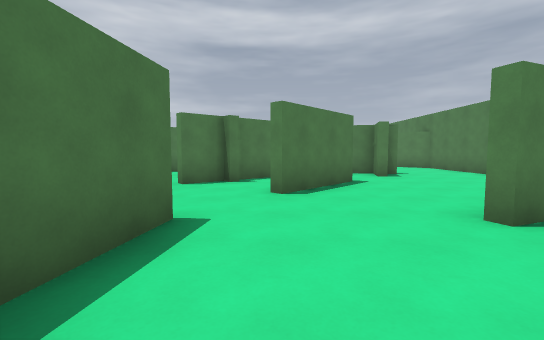
View 1 (above)

24 first-person views from a walk through a Godot game level. The camera is 1.4 m above the floor, tilts 4° down and sees 90° across. The floor is counted in squares, 2 m on a side. Each view is taken from the middle of a square. On the plan, view 1 faces up. The plan holds only what a view shows up to about 9 squares ahead; the rest is blank. The place goes on beyond the plan. Characters and animated objects are left out.

View 2
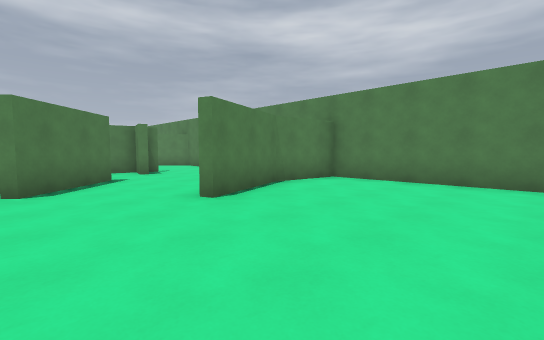

View 3
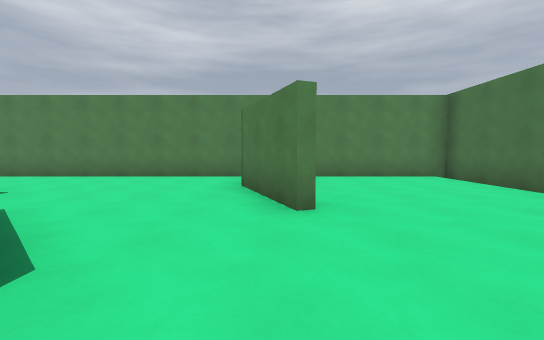

View 4
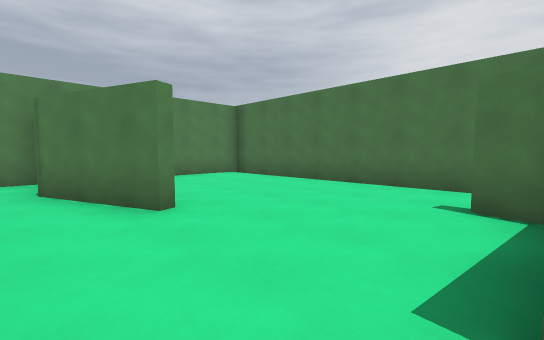

View 5
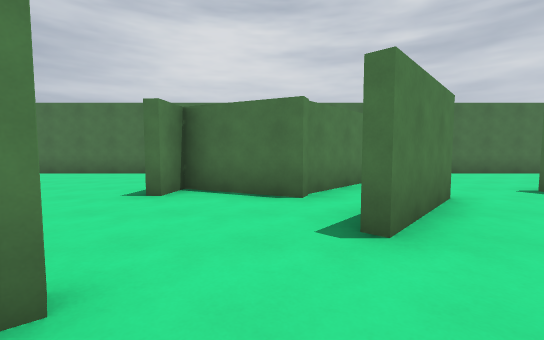

View 6
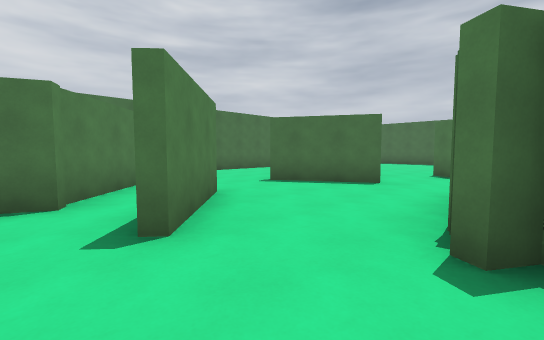

View 7
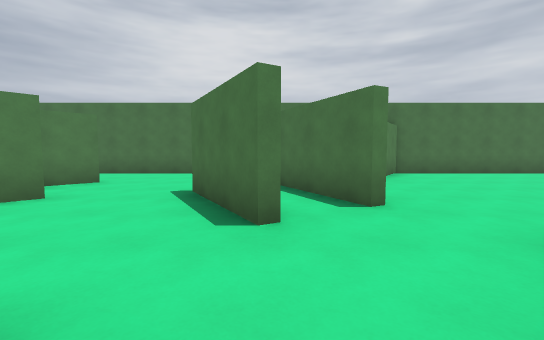

View 8
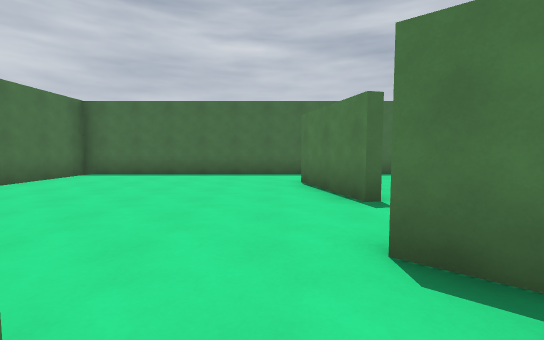

View 9
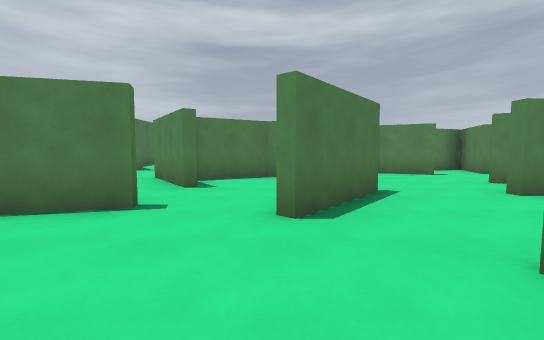

View 10
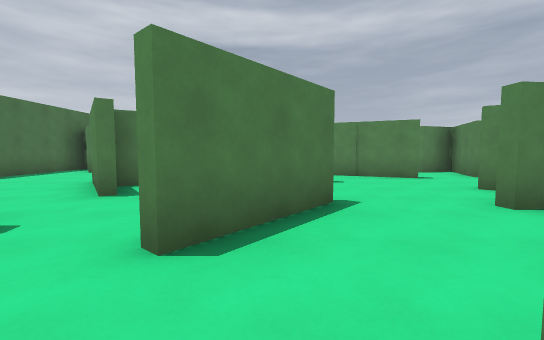

View 11
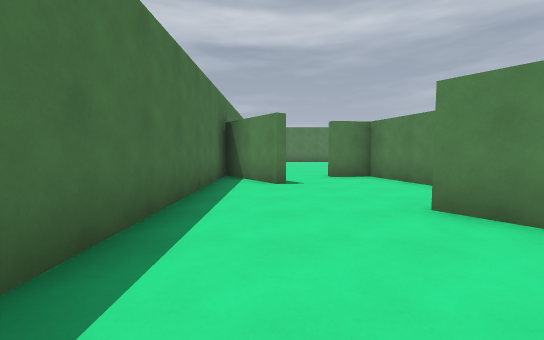

View 12
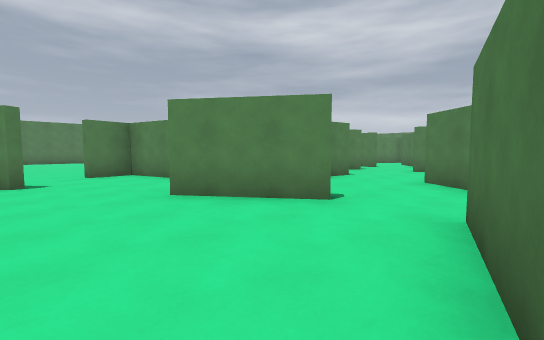

View 13
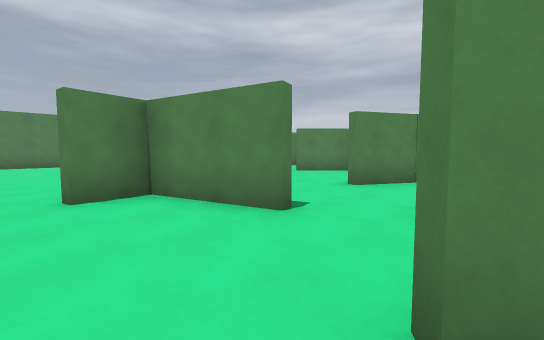

View 14
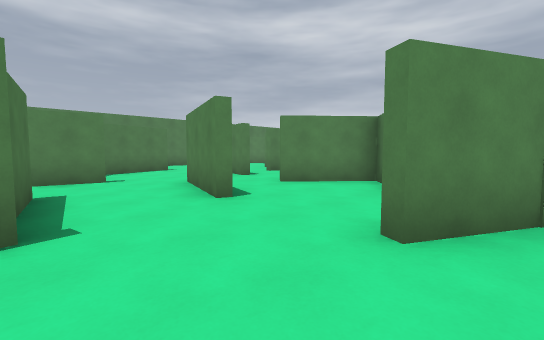

View 15
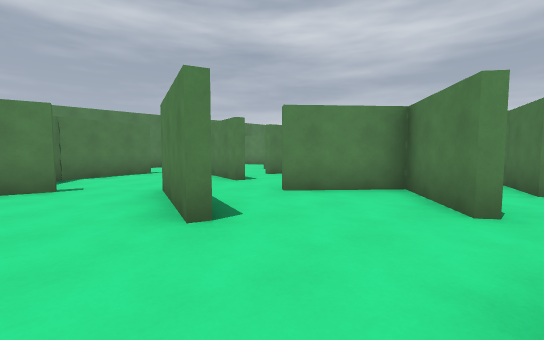

View 16
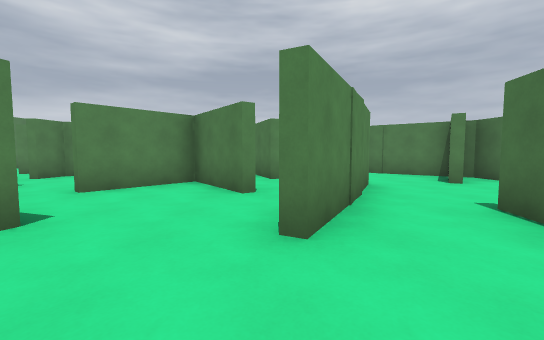

View 17
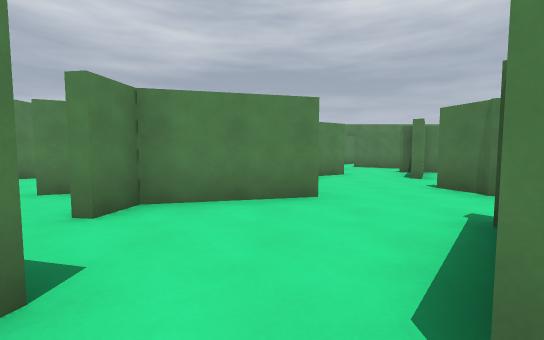

View 18
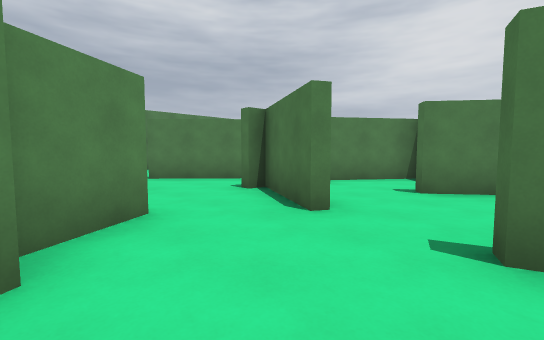

View 19
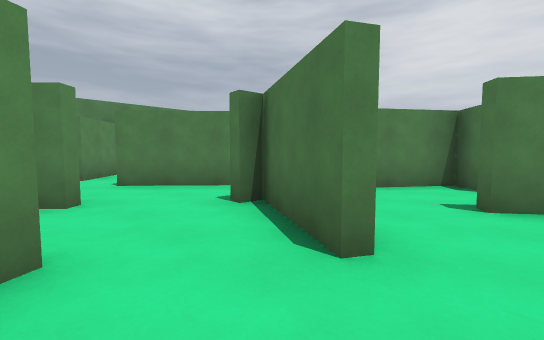

View 20
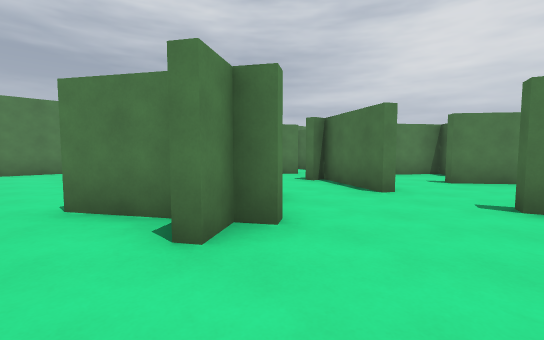

View 21
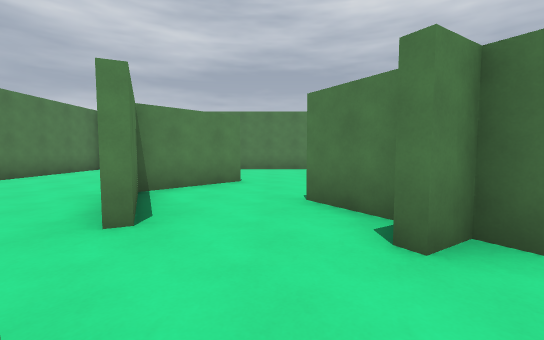

View 22
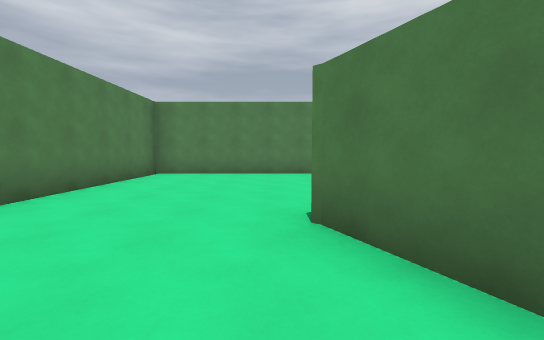

View 23
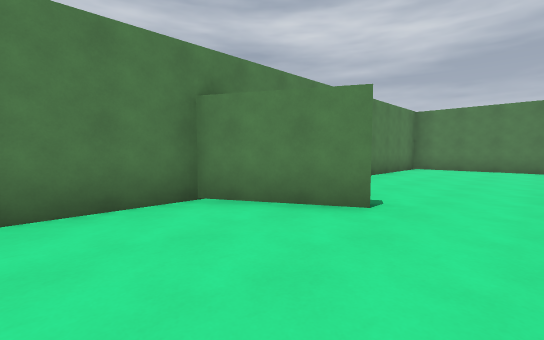

View 24
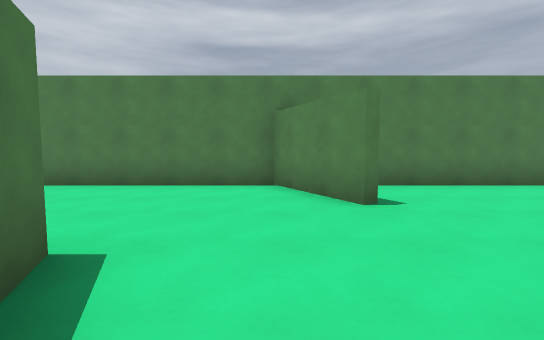

### Floor plan
Ten units are one square. View 1 is at (0, 0); x grows to the right and y downward. Boxes are objects, and circles mark ways between rooms. Rooms are numbered by the first view taken in them; rooms with no view inside come last. Other rooms are left out.
<svg viewBox="-188 -241 257 263">
<path fill="none" stroke="#000" d="M-11 -4 -4 -2M-2 17 64 17 64 -31 45 -33 22 -25M-10 -29 -12 -11M8 -50 1 -43M-11 -63 -19 -57M0 -73 -8 -66M-54 -71 -49 -67M-49 -39 -39 -49M-35 -30 -14 -20M-101 -68 -118 -48M-77 -62 -82 -62M-98 -90 -121 -94M-112 -59 -103 -69M-81 -103 -92 -109M-136 -53 -161 -47M-183 -50 -183 17 -130 17 -122 6M-136 -71 -151 -92M-159 -50 -138 -55M-137 -110 -143 -135 -155 -133M-169 -117 -183 -137 -183 -73M-121 -94 -141 -83M-105 -94 -97 -93M-92 -109 -109 -118M-113 -179 -127 -181M-80 -171 -76 -188M-108 -144 -99 -169M-127 -163 -129 -149M-99 -204 -110 -200M-22 -125 -10 -118M-19 -154 -23 -160M-9 -138 -16 -150M-14 -157 -1 -165M-23 -151 -19 -154M6 -193 -15 -183M-45 -198 -42 -191M-46 -193 -48 -197M-17 -214 -29 -236 -78 -236M-86 -209 -99 -204M29 -75 32 -84 24 -86M19 -63 8 -50M64 -34 64 -105M20 -27 45 -36M59 -116 46 -127M-48 -152 -55 -177 -62 -178M-62 -120 -38 -129M-73 -98 -81 -103M-56 -102 -50 -121M-54 -120 -62 -118M-56 -70 -45 -86M-66 -66 -58 -67M-89 -45 -76 -22M-57 -30 -49 -39M-86 -124 -68 -138 -85 -152M10 -134 14 -138M23 -177 6 -193M-10 -118 -2 -113M-3 -106 -2 -111M-2 -113 -1 -117M-18 -75 -4 -94M-46 -86 -25 -102"/>
<circle cx="-20" cy="-45" r="3" fill="#2a7"/>
<circle cx="20" cy="-40" r="3" fill="#2a7"/>
<circle cx="-50" cy="-55" r="3" fill="#2a7"/>
<circle cx="-100" cy="-40" r="3" fill="#2a7"/>
<circle cx="-110" cy="-75" r="3" fill="#2a7"/>
<circle cx="-100" cy="-100" r="3" fill="#2a7"/>
<circle cx="-80" cy="-90" r="3" fill="#2a7"/>
<circle cx="-80" cy="-55" r="3" fill="#2a7"/>
<circle cx="-125" cy="-50" r="3" fill="#2a7"/>
<circle cx="-175" cy="-50" r="3" fill="#2a7"/>
<circle cx="-140" cy="-105" r="3" fill="#2a7"/>
<circle cx="-115" cy="-155" r="3" fill="#2a7"/>
<circle cx="-100" cy="-135" r="3" fill="#2a7"/>
<circle cx="-90" cy="-200" r="3" fill="#2a7"/>
<circle cx="-80" cy="-165" r="3" fill="#2a7"/>
<circle cx="-90" cy="-150" r="3" fill="#2a7"/>
<circle cx="-35" cy="-160" r="3" fill="#2a7"/>
<circle cx="-50" cy="-145" r="3" fill="#2a7"/>
<circle cx="0" cy="-130" r="3" fill="#2a7"/>
<circle cx="-30" cy="-120" r="3" fill="#2a7"/>
<circle cx="-25" cy="-190" r="3" fill="#2a7"/>
<circle cx="-5" cy="-175" r="3" fill="#2a7"/>
<circle cx="-70" cy="-180" r="3" fill="#2a7"/>
<circle cx="-80" cy="-120" r="3" fill="#2a7"/>
<circle cx="-30" cy="-110" r="3" fill="#2a7"/>
<text x="20" y="-10">1</text>
<text x="-30" y="-60">2</text>
<text x="-90" y="-70">3</text>
<text x="-150" y="-20">4</text>
<text x="-160" y="-80">5</text>
<text x="-120" y="-120">6</text>
<text x="-100" y="-170">7</text>
<text x="-30" y="-140">8</text>
<text x="-20" y="-170">9</text>
<text x="-50" y="-210">10</text>
<text x="40" y="-70">11</text>
<text x="-60" y="-150">12</text>
<text x="-70" y="-100">13</text>
<text x="-70" y="-50">14</text>
<text x="-90" y="-130">15</text>
<text x="10" y="-150">16</text>
<text x="-20" y="-100">17</text>
<text x="-40" y="-110">18</text>
</svg>
Room 1 opens to room 2. Room 1 opens to room 11. Room 2 opens to room 14. Room 3 opens to room 4. Room 3 opens to room 5. Room 3 opens to room 6. Room 3 opens to room 13. Room 3 opens to room 14. Room 4 opens to room 5. Room 5 opens to room 6. Room 6 opens to room 7. Room 6 opens to room 15. Room 7 opens to room 10. Room 7 opens to room 12. Room 7 opens to room 15. Room 8 opens to room 9. Room 8 opens to room 12. Room 8 opens to room 16. Room 8 opens to room 18. Room 9 opens to room 10. Room 9 opens to room 16. Room 10 opens to room 12. Room 13 opens to room 15. Room 17 opens to room 18.

Where each view was taken, in squares from view 1:
view 1: 0 up, 0 right, facing up
view 2: 1 down, 0 right, facing up-right
view 3: 3 up, 1 left, facing right
view 4: 4 up, 1 left, facing down-right
view 5: 7 up, 3 left, facing down
view 6: 7 up, 3 left, facing down-left
view 7: 7 up, 9 left, facing down
view 8: 4 up, 10 left, facing left
view 9: 2 up, 12 left, facing up
view 10: 3 up, 11 left, facing up
view 11: 6 up, 17 left, facing up
view 12: 5 up, 17 left, facing up-right
view 13: 9 up, 16 left, facing up-right
view 14: 11 up, 13 left, facing up-right
view 15: 12 up, 12 left, facing up-right
view 16: 12 up, 13 left, facing right
view 17: 16 up, 9 left, facing right
view 18: 15 up, 4 left, facing down-right
view 19: 14 up, 3 left, facing down-right
view 20: 17 up, 4 left, facing down-right
view 21: 17 up, 4 left, facing right
view 22: 20 up, 2 left, facing right
view 23: 20 up, 5 left, facing up-right
view 24: 18 up, 3 left, facing up
